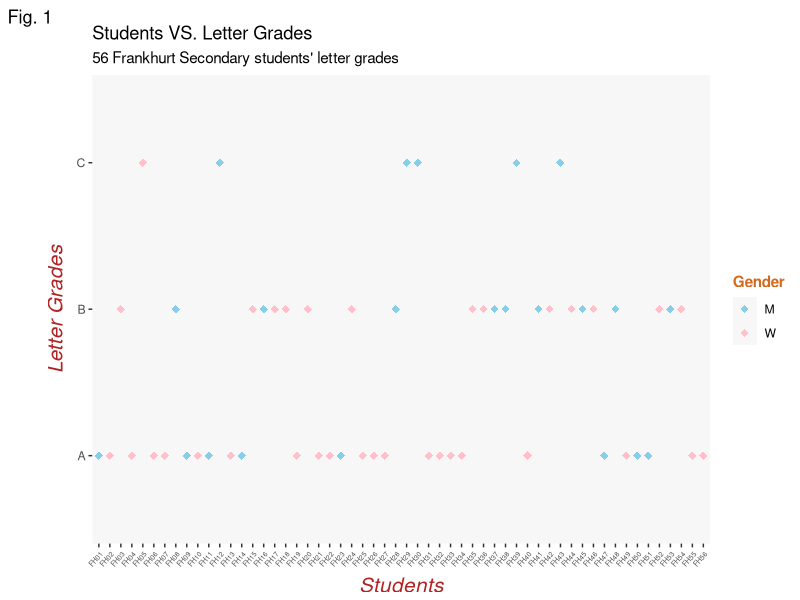
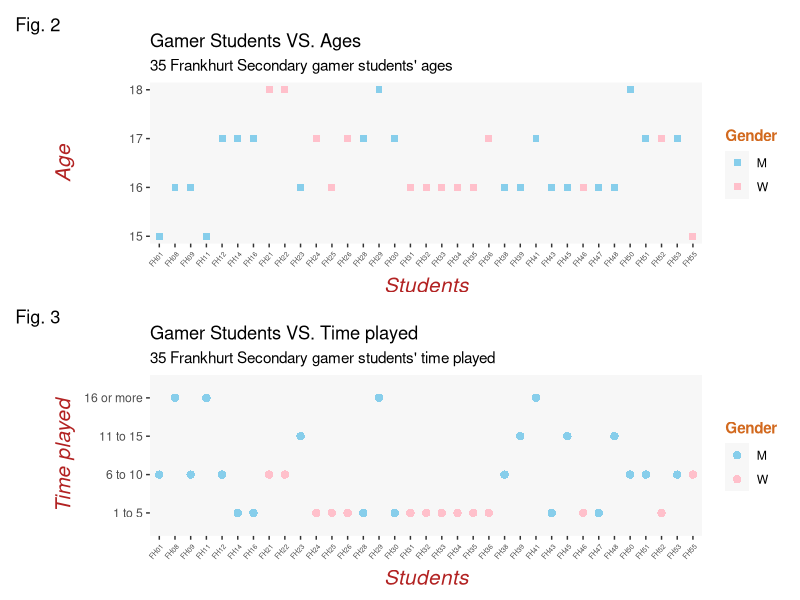
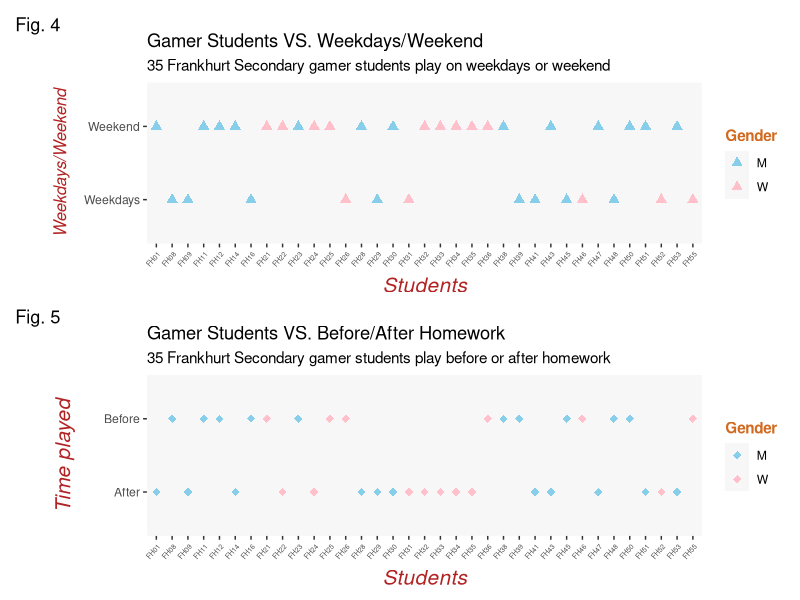
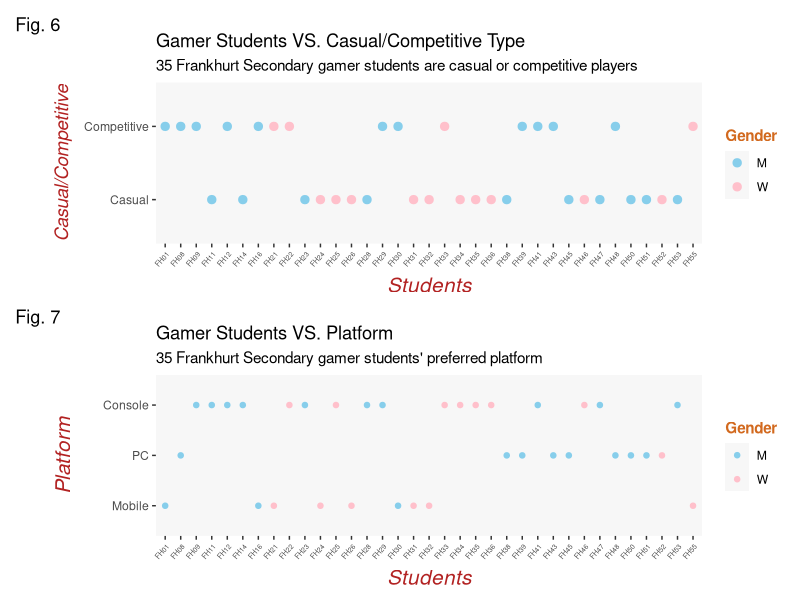

Write the R code that produced these figures, in order.
## ---- chunk 1
knitr::opts_chunk$set(echo = TRUE)
## ---- chunk 2
# Import Libraries
library(plyr)
library(survey)
library(ggplot2)
library(tidyverse)
library(patchwork)
library(gmodels)
library(vcd)
library(data.table)
## ---- chunk 3
# Reading the csv file, total n=56 students
data <- read.csv(file = "Survey Data - SUM.csv", header = T)

# Subset Gamer students, n=35
gamerData <- subset(data, Gamer.Y.N.==1)

# Subset Non-Gamer students, n=21
nongamerData <- subset(data, Gamer.Y.N.==0)

# Gives an idea of the data
glimpse(data)
## ---- chunk 4
count(data, c('Gender'))
data %>% count(Gamer.Y.N.)
## ---- chunk 5
Fig.1 <- (ggplot(data, aes(x = ID, y = Avg.lettergrade, color=Gender)) 
      + geom_point(shape=18,size=2.5) 
      + labs(x = "Students", y = "Letter Grades", title = "Students VS. Letter Grades", 
             subtitle = "56 Frankhurt Secondary students' letter grades",tag = "Fig. 1")
      + theme(axis.title.x = element_text(vjust = 0, size = 15),axis.title.y = element_text(vjust = 2, size = 15))
      + theme(axis.title = element_text(size = 15, color = "firebrick", face = "italic"))
      + theme(axis.text.x = element_text(angle = 50, vjust = 1, hjust = 1, size = 5))
      + theme(legend.title = element_text(color = "chocolate",size = 11, face = "bold"))
      + theme(panel.grid = element_blank())
      + theme(panel.background = element_rect(fill = "gray97"))
      + scale_color_manual(values = c("skyblue","pink"))
      )
Fig.2 <- (ggplot(gamerData, aes(x = ID, y = Age, color=Gender)) 
      + geom_point(shape=15,size=2) 
      + labs(x = "Students", y = "Age", title = "Gamer Students VS. Ages", 
             subtitle = "35 Frankhurt Secondary gamer students' ages",tag = "Fig. 2")
      + theme(axis.title.x = element_text(vjust = 0, size = 15),axis.title.y = element_text(vjust = 2, size = 15))
      + theme(axis.title = element_text(size = 15, color = "firebrick", face = "italic"))
      + theme(axis.text.x = element_text(angle = 50, vjust = 1, hjust = 1, size = 5))
      + theme(legend.title = element_text(color = "chocolate",size = 11, face = "bold"))
      + theme(panel.grid = element_blank())
      + theme(panel.background = element_rect(fill = "gray97"))
      + scale_color_manual(values = c("skyblue","pink"))
      )
Fig.3 <- (ggplot(gamerData, aes(x = ID, y = Time.played, color=Gender)) 
      + geom_point(shape=16,size=2.5) 
      + labs(x = "Students", y = "Time played", title = "Gamer Students VS. Time played", 
             subtitle = "35 Frankhurt Secondary gamer students' time played",tag = "Fig. 3")
      + theme(axis.title.x = element_text(vjust = 0, size = 15),axis.title.y = element_text(vjust = 2, size = 15))
      + theme(axis.title = element_text(size = 15, color = "firebrick", face = "italic"))
      + theme(axis.text.x = element_text(angle = 50, vjust = 1, hjust = 1, size = 5))
      + theme(legend.title = element_text(color = "chocolate",size = 11, face = "bold"))
      + theme(panel.grid = element_blank())
      + theme(panel.background = element_rect(fill = "gray97"))
      + scale_color_manual(values = c("skyblue","pink"))
      + scale_y_discrete(limits=c("1 to 5","6 to 10","11 to 15","16 or more"))
      )
Fig.4 <- (ggplot(gamerData, aes(x = ID, y = Weekdays.Weekend, color=Gender)) 
      + geom_point(shape=17,size=2.5) 
      + labs(x = "Students", y = "Weekdays/Weekend", title = "Gamer Students VS. Weekdays/Weekend", 
             subtitle = "35 Frankhurt Secondary gamer students play on weekdays or weekend",tag = "Fig. 4")
      + theme(axis.title.x = element_text(vjust = 0, size = 15),axis.title.y = element_text(vjust = 2, size = 12))
      + theme(axis.title = element_text(size = 15, color = "firebrick", face = "italic"))
      + theme(axis.text.x = element_text(angle = 50, vjust = 1, hjust = 1, size = 5))
      + theme(legend.title = element_text(color = "chocolate",size = 11, face = "bold"))
      + theme(panel.grid = element_blank())
      + theme(panel.background = element_rect(fill = "gray97"))
      + scale_color_manual(values = c("skyblue","pink"))
      )
Fig.5 <- (ggplot(gamerData, aes(x = ID, y = Before.After.HW., color=Gender)) 
      + geom_point(shape=18,size=2.5) 
      + labs(x = "Students", y = "Time played", title = "Gamer Students VS. Before/After Homework", 
             subtitle = "35 Frankhurt Secondary gamer students play before or after homework",tag = "Fig. 5")
      + theme(axis.title.x = element_text(vjust = 0, size = 15),axis.title.y = element_text(vjust = 2, size = 15))
      + theme(axis.title = element_text(size = 15, color = "firebrick", face = "italic"))
      + theme(axis.text.x = element_text(angle = 50, vjust = 1, hjust = 1, size = 5))
      + theme(legend.title = element_text(color = "chocolate",size = 11, face = "bold"))
      + theme(panel.grid = element_blank())
      + theme(panel.background = element_rect(fill = "gray97"))
      + scale_color_manual(values = c("skyblue","pink"))
      )
Fig.6 <- (ggplot(gamerData, aes(x = ID, y = Casu.Comp, color=Gender)) 
      + geom_point(shape=19,size=2.5) 
      + labs(x = "Students", y = "Casual/Competitive", title = "Gamer Students VS. Casual/Competitive Type", 
             subtitle = "35 Frankhurt Secondary gamer students are casual or competitive players",tag = "Fig. 6")
      + theme(axis.title.x = element_text(vjust = 0, size = 15),axis.title.y = element_text(vjust = 2, size = 13.5))
      + theme(axis.title = element_text(size = 15, color = "firebrick", face = "italic"))
      + theme(axis.text.x = element_text(angle = 50, vjust = 1, hjust = 1, size = 5))
      + theme(legend.title = element_text(color = "chocolate",size = 11, face = "bold"))
      + theme(panel.grid = element_blank())
      + theme(panel.background = element_rect(fill = "gray97"))
      + scale_color_manual(values = c("skyblue","pink"))
      )
Fig.7 <- (ggplot(gamerData, aes(x = ID, y = Platform, color=Gender)) 
      + geom_point(shape=20,size=2.5) 
      + labs(x = "Students", y = "Platform", title = "Gamer Students VS. Platform", 
             subtitle = "35 Frankhurt Secondary gamer students' preferred platform",tag = "Fig. 7")
      + theme(axis.title.x = element_text(vjust = 0, size = 15),axis.title.y = element_text(vjust = 2, size = 15))
      + theme(axis.title = element_text(size = 15, color = "firebrick", face = "italic"))
      + theme(axis.text.x = element_text(angle = 50, vjust = 1, hjust = 1, size = 5))
      + theme(legend.title = element_text(color = "chocolate",size = 11, face = "bold"))
      + theme(panel.grid = element_blank())
      + theme(panel.background = element_rect(fill = "gray97"))
      + scale_color_manual(values = c("skyblue","pink"))
      + scale_y_discrete(limits=c("Mobile","PC","Console"))
      )

## ---- chunk 6
# Figure 1
Fig.1

# Using the subset of gamer students called gamerData
# Figures 2 through Figures 7 
(Fig.2 / Fig.3); (Fig.4 / Fig.5); (Fig.6 / Fig.7)

## ---- chunk 7

gamerData$count =1
cont.df = as.data.frame(gamerData %>% select(Avg.lettergrade,Time.played,count) %>% group_by(Avg.lettergrade,Time.played) %>% summarise(freq = sum(count)))
cont.df

TimeGradeTable <- xtabs(formula = freq~Time.played+Avg.lettergrade, data=cont.df)
TimeGradeTable

CrossTable(gamerData$Avg.lettergrade,gamerData$Gender)

oddsRat <- oddsratio(TimeGradeTable, log=FALSE)
summary(oddsRat)

## ---- chunk 8
# Creates the df for the Gamer data 
gamerData$count =1
cont.df = as.data.frame(gamerData %>% select(Avg.lettergrade,Gamer.Y.N.,count) %>% group_by(Avg.lettergrade,Gamer.Y.N.) %>% summarise(freq = sum(count)))

# Creates the table and we add 0.5 to every value due to Haldane-Anscombe correction
gamerGradeTable <- xtabs(formula = freq~Gamer.Y.N.+Avg.lettergrade, data=cont.df)
gamerGradeTable <- gamerGradeTable[,]+0.5
gamerGradeTable

# Creates the df for the Non-Gamer data 
nongamerData$count =1
cont.df = as.data.frame(nongamerData %>% select(Avg.lettergrade,Gamer.Y.N.,count) %>% group_by(Avg.lettergrade,Gamer.Y.N.) %>% summarise(freq = sum(count)))

# Creates the table and we add 0.5 to every value due to Haldane-Anscombe correction
nongamerGradeTable <- xtabs(formula = freq~Gamer.Y.N.+Avg.lettergrade, data=cont.df)
nongamerGradeTable <- nongamerGradeTable[,]+0.5
nongamerGradeTable

# Calculating OR 
OR_AB = (gamerGradeTable[1]*nongamerGradeTable[2])/(gamerGradeTable[2]*nongamerGradeTable[1])
OR_AB
OR_AC = (gamerGradeTable[1]*nongamerGradeTable[3])/(gamerGradeTable[3]*nongamerGradeTable[1])
OR_AC
OR_BC = (gamerGradeTable[2]*nongamerGradeTable[3])/(gamerGradeTable[3]*nongamerGradeTable[2])
OR_BC

# Calculating the CI 
ci_AB <- exp(log(OR_AB) + c(-1,1) * qnorm(0.975) * sqrt( (1/gamerGradeTable[1]) + (1/gamerGradeTable[2]) +
                                                (1/nongamerGradeTable[1]) + (1/nongamerGradeTable[2]) ))
ci_AB
ci_AC <- exp(log(OR_AC) + c(-1,1) * qnorm(0.975) * sqrt( (1/gamerGradeTable[1]) + (1/gamerGradeTable[3]) +
                                                (1/nongamerGradeTable[1]) + (1/nongamerGradeTable[3]) ))
ci_AC
ci_BC <- exp(log(OR_BC) + c(-1,1) * qnorm(0.975) * sqrt( (1/gamerGradeTable[2]) + (1/gamerGradeTable[3]) +
                                                (1/nongamerGradeTable[2]) + (1/nongamerGradeTable[3]) ))
ci_BC
